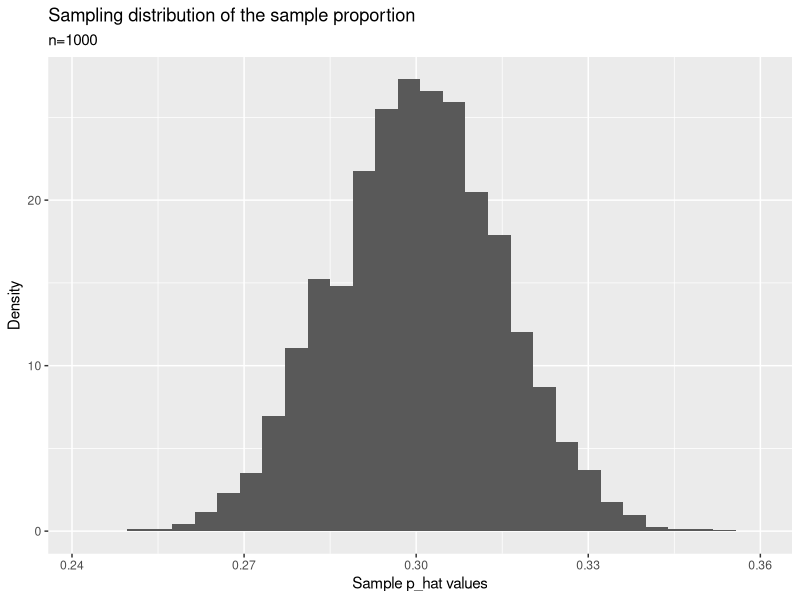

Generate this figure with R:
## CLT Applied to the Sample Means of Many SRS from Binomial population
set.seed(100)  ## This makes sure R startes generating random numbers from the sampe spot, that way we will all get the same (although random) draws

library("tidyverse") # Make sure you install this R packaged by going to Tools -> Install Packages before you call it into your R session by running this line of code


# Here I've created a data set called `many_SRS_from_Bern` that has 10,000 columns corresponding to 10,000 different random samples from a $Bernoulli(p)$ distribution. 
n <- 10e2
numb_of_samples <- 10e3
pr_success <- 0.3
sample <- matrix(rep(NA,n*numb_of_samples), ncol=numb_of_samples)
for(i in 1:numb_of_samples){
  sample[,i] <- rbinom(n, 1, pr_success)   # This specifies we are randomly drawing (one) sample of size $n$ from a Binomial population 
}
# Each of these different data sets in the columns of of `sample` contains $n=1000$ observations of either a success $(1)$ or a failure $(0)$.


# Here I've computed $\hat{p}$ (the sample mean of many observations of 0's and 1's) for each of these 10,000 samples and stored these values in a tibble called `sampling_proportions`

many_SRS_from_Bern <- sample
sample_proportions <- rep(NA, numb_of_samples)   
for(i in 1:numb_of_samples){      
  sample_proportions[i] <- mean(many_SRS_from_Bern[ ,i]) 
}
sampling_proportions <- tibble(phat = sample_proportions)

# Now we can plot the histogram of all of the observed sample_proportions 
ggplot(data=sampling_proportions, aes(x=phat)) + 
  geom_histogram(aes(y=..density..))+ 
  labs(title="Sampling distribution of the sample proportion", subtitle = "n=1000", x="Sample p_hat values", y="Density") 



## Exercise: Try making $n$ a smaller number than 10e2 and run the code again. What changes do you see in the histogram? 
##           Next try playing around with different values for pr_success and see how this changes the histogram. Do you encounter any error messages?